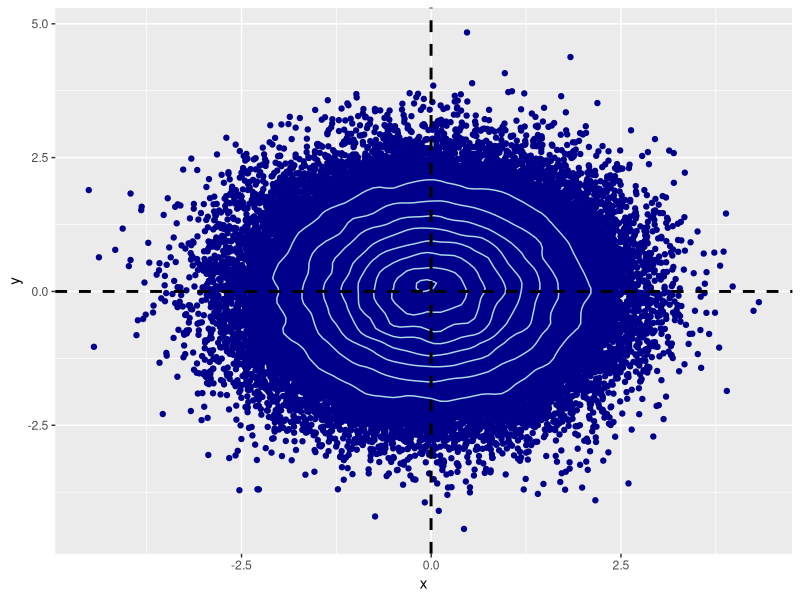
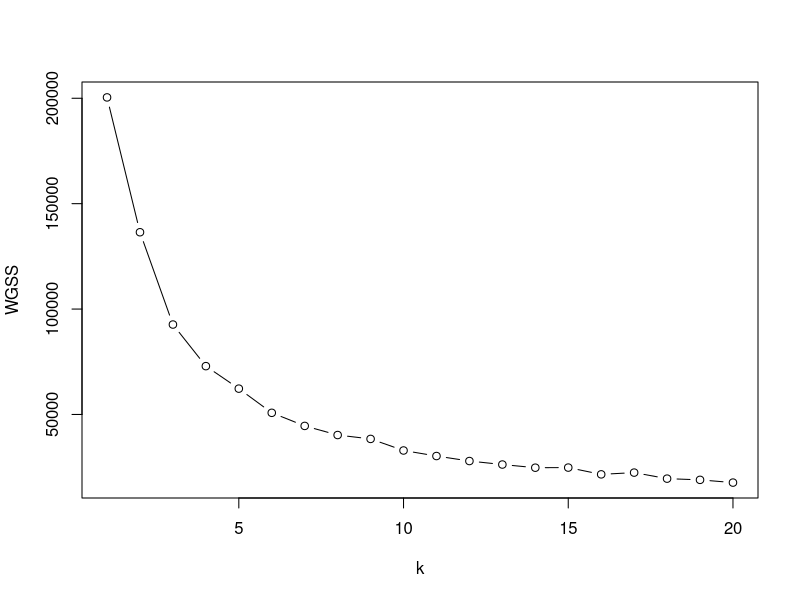
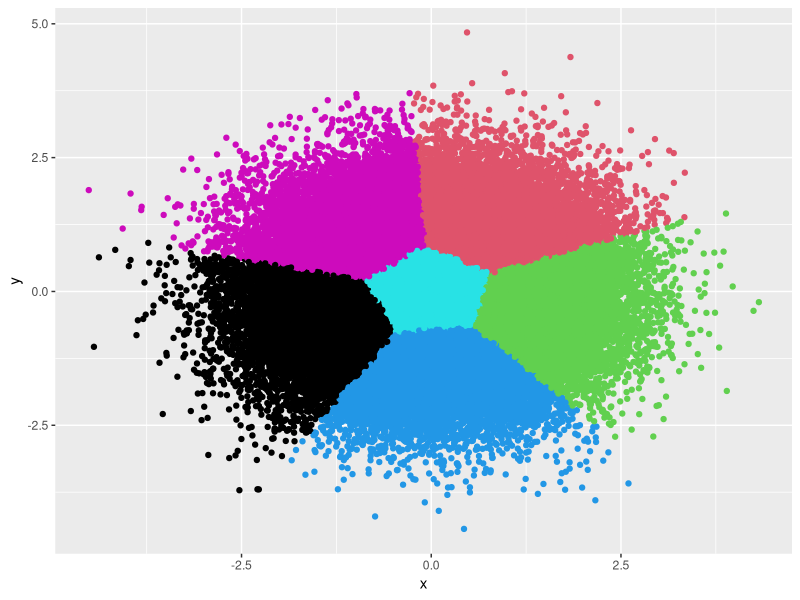
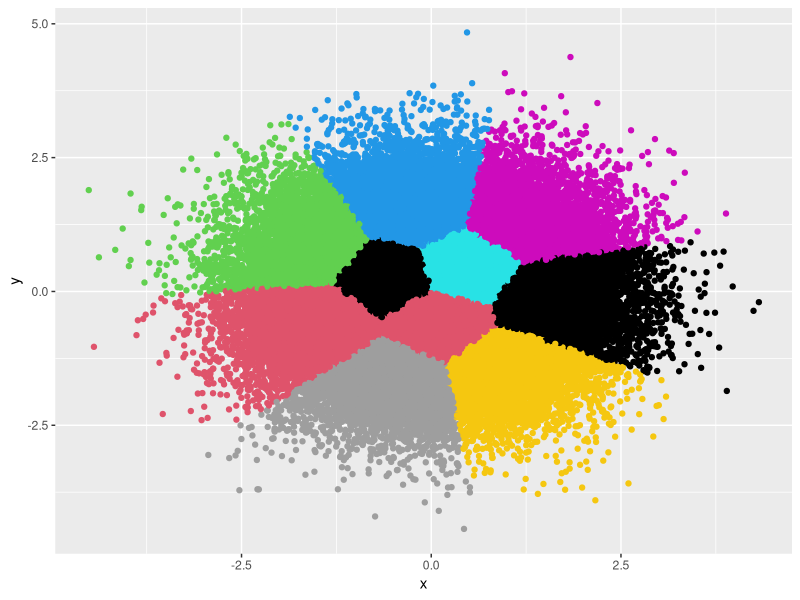
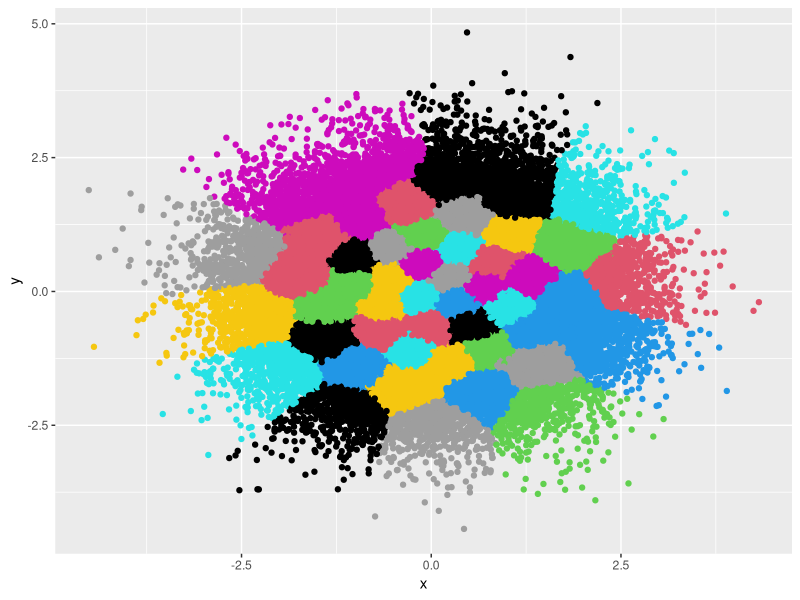
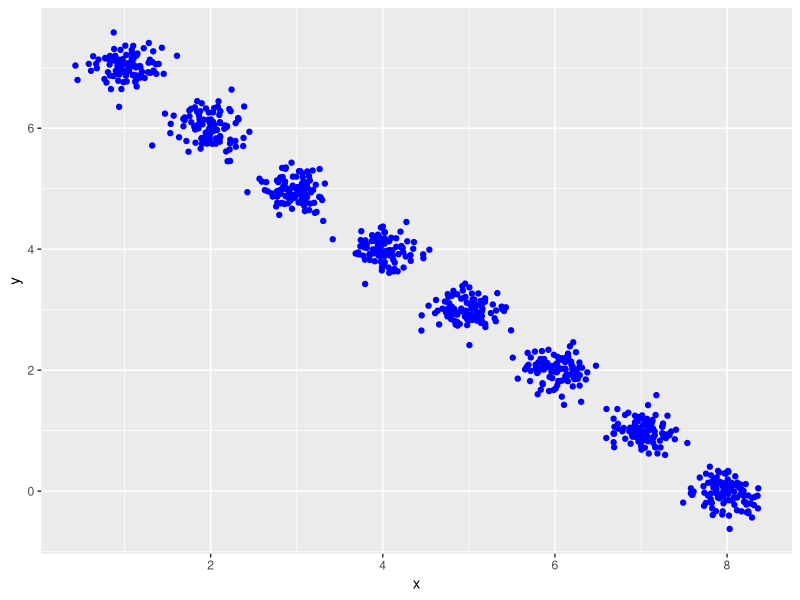
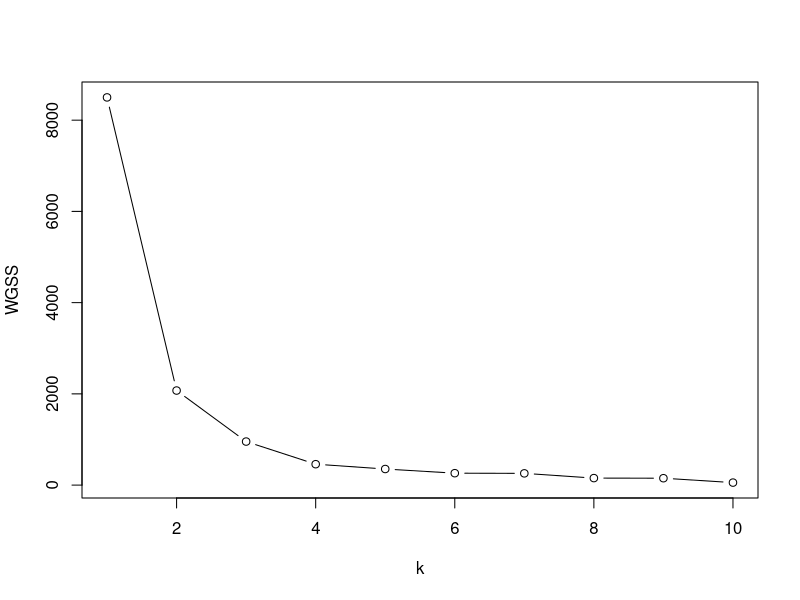
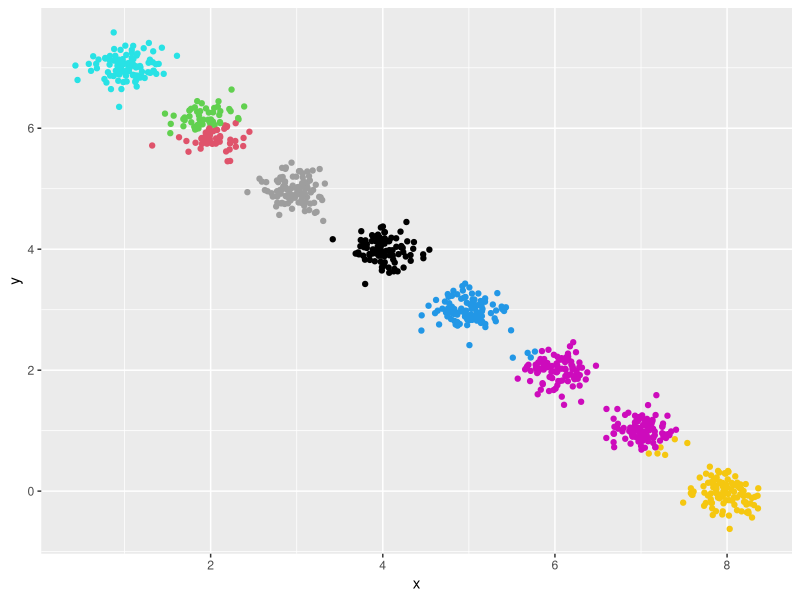

Write R code to recreate these figures, in order.
## ---- chunk 1
##### Começaremos gerando dados aleatórios
##### Seja n o tamanho da amostra, o leitor pode alterar se quiser

n = 100000

#### Geraremos um vetor aleatório no R^2

x <- rnorm(mean = 0, 
            sd = 1,
              n= n) ##média 0 e variância unitária nos dá uma normal padrão

y <- rnorm(mean = 0,
            sd = 1,
              n = n)

amostra1 <- data.frame(x, y)

## ---- chunk 2

library(ggplot2)
library(dplyr)

amostra1 %>%
  ggplot(aes(x=x, y=y))+
  geom_point(color = "dark blue")+
  geom_density_2d(color = "light blue")+
  geom_vline(aes(xintercept=mean(x)),   
             color="black", linetype="dashed", size=1)+
  geom_hline(aes(yintercept=mean(y)),   
             color="black", linetype="dashed", size=1)
## ---- chunk 3

wssplot <- function(data, nc=20, seed=1234){
  wss <- (nrow(data)-1)*sum(apply(data,2,var))
  for (i in 2:nc){
    set.seed(seed)
    wss[i] <- sum(kmeans(data, centers=i)$withinss)}
  plot(1:nc, wss, type="b", xlab="k",
       ylab="WGSS")}

wssplot(amostra1)
## ---- chunk 4
kmeans_amostra1 <- kmeans(amostra1, 
                            centers = 6)

amostra1 %>%
  ggplot(aes(x=x, y=y))+
  geom_point(color = kmeans_amostra1$cluster)
  
## ---- chunk 5
kmeans_amostra1_2 <- kmeans(amostra1, 
                            centers = 10)

amostra1 %>%
  ggplot(aes(x=x, y=y))+
  geom_point(color = kmeans_amostra1_2$cluster)
  
## ---- chunk 6
kmeans_amostra1_3 <- kmeans(amostra1, 
                            centers = 50)

amostra1 %>%
  ggplot(aes(x=x, y=y))+
  geom_point(color = kmeans_amostra1_3$cluster)
  
## ---- chunk 7
k = 8 ## numero de agrupamentos 
m = 100 ## tamanho da amostra em cada agrupamento
sd = .2 ## .2 gera identificação limpa dos agrupamentos em alguns casos

datalist = list() ## Lista para salvar os DFs com cada cluster

for (i in 1:k){
  
    x <- rnorm(mean = i, 
              sd = sd, 
                n=m)
    
  y <- rnorm(mean = (8-i),
              sd = sd,
                n=m)
  
  datalist[[i]] <- data.frame(x,y)
}

amostra2 <- do.call(rbind, datalist) ## empilhamos os clusters

amostra2 %>%
  ggplot(aes(x=x, y=y))+
  geom_point(color = "blue")

wssplot(amostra2, nc = 10)

## ---- chunk 8
teste8 <- kmeans(amostra2, 
                  centers = 8)
teste10 <- kmeans(amostra2,
                    centers = 10) 

teste8$tot.withinss / teste10$tot.withinss #dividindo o WGSS de um pelo outro

## ---- chunk 9
kmeans_amostra2 <- kmeans(amostra2, 
                            centers = k)

amostra2 %>%
  ggplot(aes(x=x, y=y))+
  geom_point(color = kmeans_amostra2$cluster)
